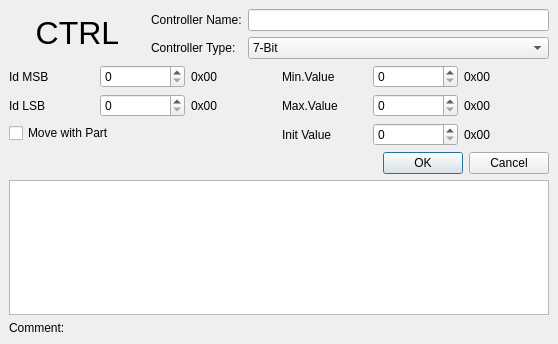
<ui version="4.0" >
 <class>DefineMidiCtrlBase</class>
 <widget class="QDialog" name="DefineMidiCtrlBase" >
  <property name="geometry" >
   <rect>
    <x>0</x>
    <y>0</y>
    <width>558</width>
    <height>344</height>
   </rect>
  </property>
  <property name="windowTitle" >
   <string>Dialog</string>
  </property>
  <layout class="QVBoxLayout" >
   <property name="margin" >
    <number>9</number>
   </property>
   <property name="spacing" >
    <number>6</number>
   </property>
   <item>
    <layout class="QGridLayout" >
     <property name="margin" >
      <number>0</number>
     </property>
     <property name="spacing" >
      <number>6</number>
     </property>
     <item row="0" column="2" >
      <widget class="QLineEdit" name="controllerName" />
     </item>
     <item row="1" column="2" >
      <widget class="QComboBox" name="controllerType" >
       <item>
        <property name="text" >
         <string>7-Bit</string>
        </property>
       </item>
       <item>
        <property name="text" >
         <string>14-Bit</string>
        </property>
       </item>
       <item>
        <property name="text" >
         <string>7-Bit RPN</string>
        </property>
       </item>
       <item>
        <property name="text" >
         <string>14-Bit RPN</string>
        </property>
       </item>
       <item>
        <property name="text" >
         <string>7-Bit NRPN</string>
        </property>
       </item>
       <item>
        <property name="text" >
         <string>14-Bit NRPN</string>
        </property>
       </item>
      </widget>
     </item>
     <item row="0" column="1" >
      <widget class="QLabel" name="label_2" >
       <property name="text" >
        <string>Controller Name:</string>
       </property>
      </widget>
     </item>
     <item row="1" column="1" >
      <widget class="QLabel" name="label" >
       <property name="text" >
        <string>Controller Type:</string>
       </property>
      </widget>
     </item>
     <item rowspan="2" row="0" column="0" >
      <widget class="QLabel" name="label_13" >
       <property name="font" >
        <font>
         <pointsize>24</pointsize>
         <weight>75</weight>
         <bold>true</bold>
        </font>
       </property>
       <property name="frameShadow" >
        <enum>QFrame::Raised</enum>
       </property>
       <property name="lineWidth" >
        <number>5</number>
       </property>
       <property name="text" >
        <string>&lt;html>&lt;head>&lt;meta name="qrichtext" content="1" />&lt;style type="text/css">
p, li { white-space: pre-wrap; }
&lt;/style>&lt;/head>&lt;body style=" font-family:'Arial'; font-size:24pt; font-weight:600; font-style:normal; text-decoration:none;">
&lt;p style=" margin-top:0px; margin-bottom:0px; margin-left:0px; margin-right:0px; -qt-block-indent:0; text-indent:0px;">&lt;span style=" font-weight:400;">   &lt;/span>&lt;span style=" font-weight:400;">CTRL   &lt;/span>&lt;/p>&lt;/body>&lt;/html></string>
       </property>
      </widget>
     </item>
    </layout>
   </item>
   <item>
    <layout class="QHBoxLayout" >
     <property name="margin" >
      <number>0</number>
     </property>
     <property name="spacing" >
      <number>6</number>
     </property>
     <item>
      <layout class="QGridLayout" >
       <property name="margin" >
        <number>0</number>
       </property>
       <property name="spacing" >
        <number>6</number>
       </property>
       <item row="0" column="2" >
        <widget class="QLabel" name="label_8" >
         <property name="text" >
          <string>0x00</string>
         </property>
        </widget>
       </item>
       <item row="1" column="1" >
        <widget class="QSpinBox" name="lsbId" />
       </item>
       <item row="1" column="0" >
        <widget class="QLabel" name="label_4" >
         <property name="text" >
          <string>Id LSB</string>
         </property>
        </widget>
       </item>
       <item row="1" column="2" >
        <widget class="QLabel" name="label_9" >
         <property name="text" >
          <string>0x00</string>
         </property>
        </widget>
       </item>
       <item row="0" column="1" >
        <widget class="QSpinBox" name="msbId" />
       </item>
       <item row="0" column="0" >
        <widget class="QLabel" name="label_3" >
         <property name="text" >
          <string>Id MSB</string>
         </property>
        </widget>
       </item>
       <item row="2" column="0" colspan="2" >
        <widget class="QCheckBox" name="moveWithPart" >
         <property name="text" >
          <string>Move with Part</string>
         </property>
        </widget>
       </item>
      </layout>
     </item>
     <item>
      <layout class="QGridLayout" >
       <property name="margin" >
        <number>0</number>
       </property>
       <property name="spacing" >
        <number>6</number>
       </property>
       <item row="2" column="1" >
        <widget class="QSpinBox" name="initVal" />
       </item>
       <item row="2" column="2" >
        <widget class="QLabel" name="label_12" >
         <property name="text" >
          <string>0x00</string>
         </property>
        </widget>
       </item>
       <item row="1" column="2" >
        <widget class="QLabel" name="label_11" >
         <property name="text" >
          <string>0x00</string>
         </property>
        </widget>
       </item>
       <item row="2" column="0" >
        <widget class="QLabel" name="label_7" >
         <property name="text" >
          <string>Init Value</string>
         </property>
        </widget>
       </item>
       <item row="1" column="1" >
        <widget class="QSpinBox" name="maxVal" />
       </item>
       <item row="0" column="0" >
        <widget class="QLabel" name="label_5" >
         <property name="text" >
          <string>Min.Value</string>
         </property>
        </widget>
       </item>
       <item row="0" column="1" >
        <widget class="QSpinBox" name="minVal" />
       </item>
       <item row="1" column="0" >
        <widget class="QLabel" name="label_6" >
         <property name="text" >
          <string>Max.Value</string>
         </property>
        </widget>
       </item>
       <item row="0" column="2" >
        <widget class="QLabel" name="label_10" >
         <property name="text" >
          <string>0x00</string>
         </property>
        </widget>
       </item>
      </layout>
     </item>
    </layout>
   </item>
   <item>
    <widget class="QDialogButtonBox" name="okButton" >
     <property name="orientation" >
      <enum>Qt::Horizontal</enum>
     </property>
     <property name="standardButtons" >
      <set>QDialogButtonBox::Cancel|QDialogButtonBox::NoButton|QDialogButtonBox::Ok</set>
     </property>
    </widget>
   </item>
   <item>
    <widget class="QTextEdit" name="controllerComment" />
   </item>
   <item>
    <widget class="QLabel" name="label_14" >
     <property name="text" >
      <string>Comment:</string>
     </property>
    </widget>
   </item>
  </layout>
 </widget>
 <resources/>
 <connections>
  <connection>
   <sender>okButton</sender>
   <signal>accepted()</signal>
   <receiver>DefineMidiCtrlBase</receiver>
   <slot>accept()</slot>
   <hints>
    <hint type="sourcelabel" >
     <x>248</x>
     <y>254</y>
    </hint>
    <hint type="destinationlabel" >
     <x>157</x>
     <y>274</y>
    </hint>
   </hints>
  </connection>
  <connection>
   <sender>okButton</sender>
   <signal>rejected()</signal>
   <receiver>DefineMidiCtrlBase</receiver>
   <slot>reject()</slot>
   <hints>
    <hint type="sourcelabel" >
     <x>316</x>
     <y>260</y>
    </hint>
    <hint type="destinationlabel" >
     <x>286</x>
     <y>274</y>
    </hint>
   </hints>
  </connection>
 </connections>
</ui>
